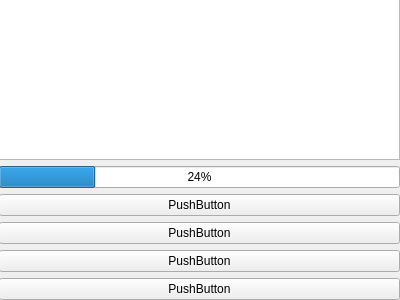
<?xml version="1.0" encoding="UTF-8"?>
<ui version="4.0">
 <class>Form</class>
 <widget class="QWidget" name="Form">
  <property name="geometry">
   <rect>
    <x>0</x>
    <y>0</y>
    <width>400</width>
    <height>300</height>
   </rect>
  </property>
  <property name="windowTitle">
   <string>Form</string>
  </property>
  <widget class="QWidget" name="verticalLayoutWidget">
   <property name="geometry">
    <rect>
     <x>-1</x>
     <y>-1</y>
     <width>401</width>
     <height>301</height>
    </rect>
   </property>
   <layout class="QVBoxLayout" name="verticalLayout">
    <item>
     <widget class="QTextBrowser" name="textBrowser"/>
    </item>
    <item>
     <widget class="QProgressBar" name="progressBar">
      <property name="value">
       <number>24</number>
      </property>
     </widget>
    </item>
    <item>
     <widget class="QPushButton" name="pushButton_3">
      <property name="text">
       <string>PushButton</string>
      </property>
     </widget>
    </item>
    <item>
     <widget class="QPushButton" name="pushButton_2">
      <property name="text">
       <string>PushButton</string>
      </property>
     </widget>
    </item>
    <item>
     <widget class="QPushButton" name="pushButton_4">
      <property name="text">
       <string>PushButton</string>
      </property>
     </widget>
    </item>
    <item>
     <widget class="QPushButton" name="pushButton">
      <property name="text">
       <string>PushButton</string>
      </property>
     </widget>
    </item>
   </layout>
  </widget>
 </widget>
 <resources/>
 <connections/>
</ui>
